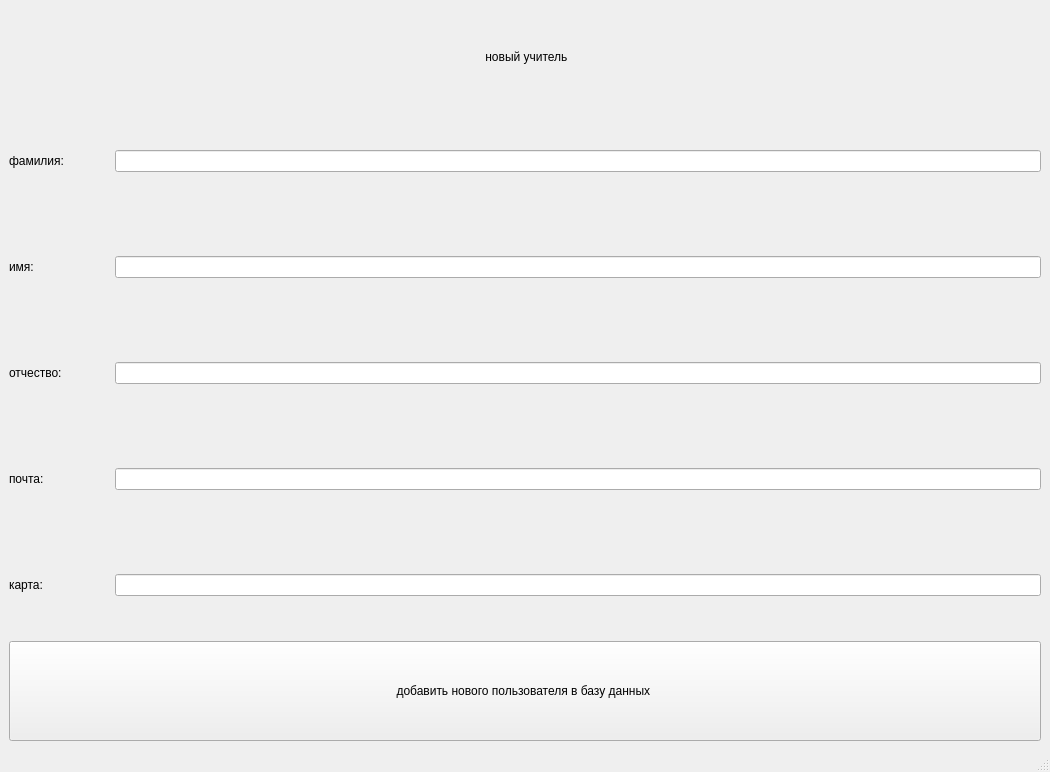
<?xml version="1.0" encoding="UTF-8"?>
<ui version="4.0">
 <class>MainWindow</class>
 <widget class="QMainWindow" name="MainWindow">
  <property name="geometry">
   <rect>
    <x>0</x>
    <y>0</y>
    <width>1050</width>
    <height>772</height>
   </rect>
  </property>
  <property name="minimumSize">
   <size>
    <width>100</width>
    <height>100</height>
   </size>
  </property>
  <property name="windowTitle">
   <string>MainWindow</string>
  </property>
  <property name="iconSize">
   <size>
    <width>500</width>
    <height>500</height>
   </size>
  </property>
  <widget class="QWidget" name="centralwidget">
   <layout class="QVBoxLayout" name="verticalLayout">
    <item>
     <layout class="QGridLayout" name="gridLayout_2">
      <item row="2" column="0">
       <widget class="QPushButton" name="append_teacher">
        <property name="minimumSize">
         <size>
          <width>0</width>
          <height>100</height>
         </size>
        </property>
        <property name="text">
         <string>добавить нового пользователя в базу данных </string>
        </property>
       </widget>
      </item>
      <item row="1" column="0">
       <layout class="QGridLayout" name="gridLayout">
        <item row="3" column="1">
         <widget class="QLineEdit" name="mail_t_l"/>
        </item>
        <item row="2" column="1">
         <widget class="QLineEdit" name="p_t_l"/>
        </item>
        <item row="3" column="0">
         <widget class="QLabel" name="mail_t_t">
          <property name="minimumSize">
           <size>
            <width>100</width>
            <height>100</height>
           </size>
          </property>
          <property name="text">
           <string>почта:</string>
          </property>
         </widget>
        </item>
        <item row="1" column="0">
         <widget class="QLabel" name="n_t_t">
          <property name="minimumSize">
           <size>
            <width>100</width>
            <height>100</height>
           </size>
          </property>
          <property name="text">
           <string>имя:</string>
          </property>
         </widget>
        </item>
        <item row="0" column="1">
         <widget class="QLineEdit" name="s_t_l"/>
        </item>
        <item row="1" column="1">
         <widget class="QLineEdit" name="n_t_l"/>
        </item>
        <item row="4" column="0">
         <widget class="QLabel" name="map_t_t">
          <property name="minimumSize">
           <size>
            <width>100</width>
            <height>100</height>
           </size>
          </property>
          <property name="text">
           <string>карта:</string>
          </property>
         </widget>
        </item>
        <item row="0" column="0">
         <widget class="QLabel" name="s_t_t">
          <property name="minimumSize">
           <size>
            <width>100</width>
            <height>100</height>
           </size>
          </property>
          <property name="text">
           <string>фамилия:</string>
          </property>
         </widget>
        </item>
        <item row="2" column="0">
         <widget class="QLabel" name="p_s_t">
          <property name="minimumSize">
           <size>
            <width>100</width>
            <height>100</height>
           </size>
          </property>
          <property name="text">
           <string>отчество:</string>
          </property>
         </widget>
        </item>
        <item row="4" column="1">
         <widget class="QLineEdit" name="map_t_l"/>
        </item>
       </layout>
      </item>
      <item row="0" column="0">
       <layout class="QHBoxLayout" name="horizontalLayout">
        <item>
         <spacer name="horizontalSpacer">
          <property name="orientation">
           <enum>Qt::Horizontal</enum>
          </property>
          <property name="sizeHint" stdset="0">
           <size>
            <width>80</width>
            <height>20</height>
           </size>
          </property>
         </spacer>
        </item>
        <item>
         <widget class="QLabel" name="label">
          <property name="minimumSize">
           <size>
            <width>20</width>
            <height>0</height>
           </size>
          </property>
          <property name="text">
           <string> новый учитель</string>
          </property>
         </widget>
        </item>
        <item>
         <spacer name="horizontalSpacer_2">
          <property name="orientation">
           <enum>Qt::Horizontal</enum>
          </property>
          <property name="sizeHint" stdset="0">
           <size>
            <width>70</width>
            <height>20</height>
           </size>
          </property>
         </spacer>
        </item>
       </layout>
      </item>
     </layout>
    </item>
   </layout>
  </widget>
  <widget class="QMenuBar" name="menubar">
   <property name="geometry">
    <rect>
     <x>0</x>
     <y>0</y>
     <width>1050</width>
     <height>21</height>
    </rect>
   </property>
  </widget>
  <widget class="QStatusBar" name="statusbar"/>
 </widget>
 <resources/>
 <connections/>
</ui>
